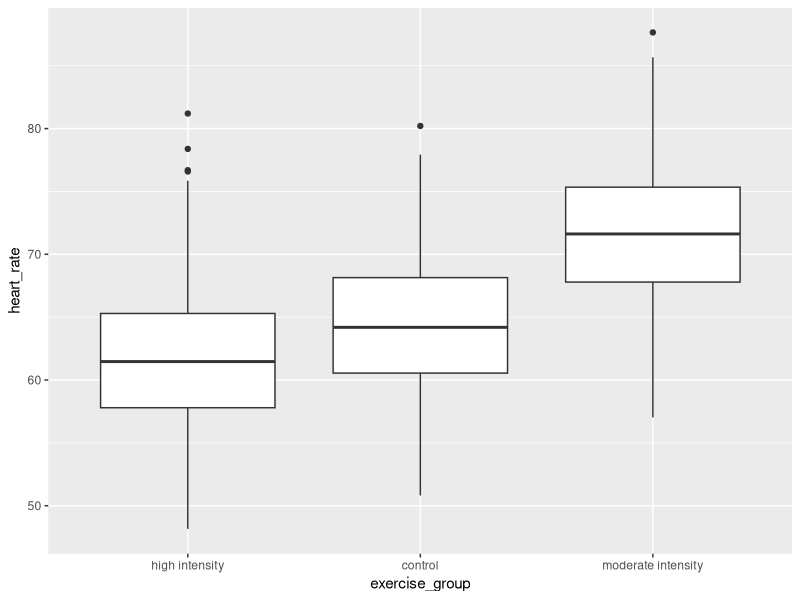
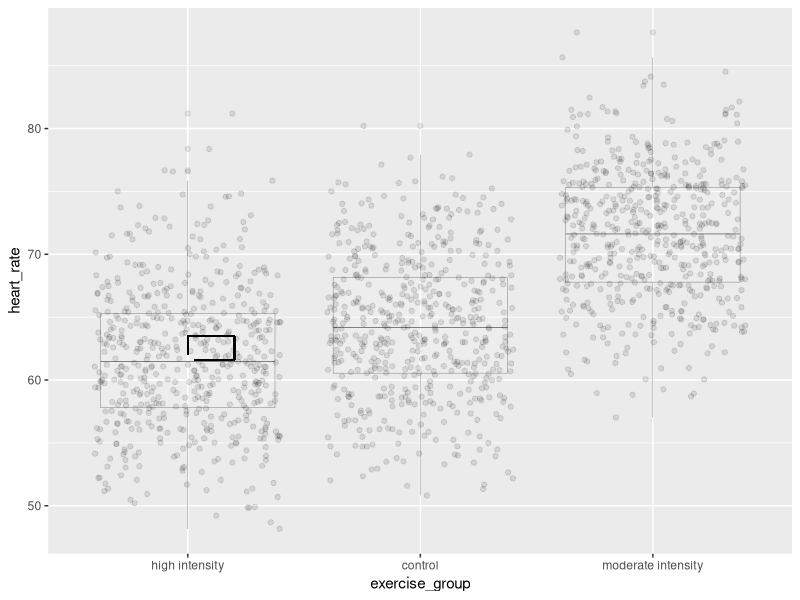
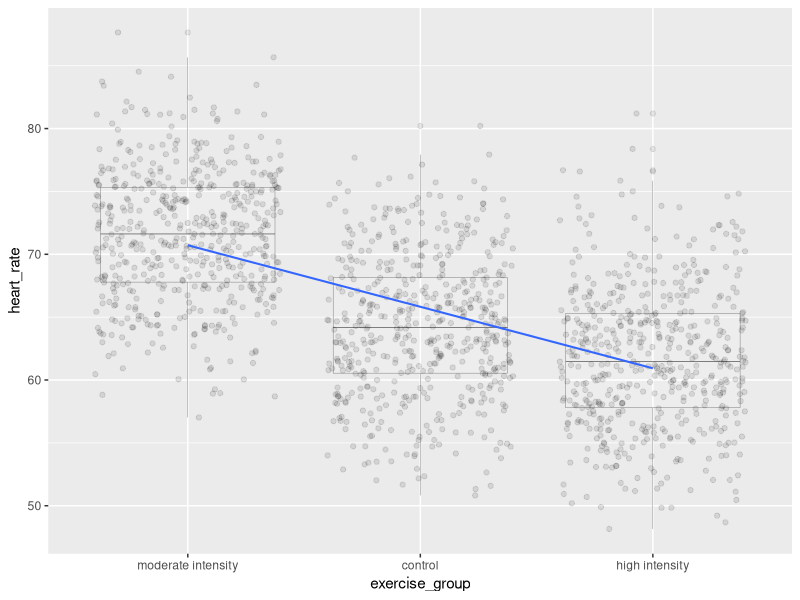

These figures' R source, in order:
## ---- chunk 1
library(tidyverse)
library(knitr)
library(kableExtra)
heart_rate <- read_csv("data/simulated_heart_rates.csv")
## ---- chunk 2
heart_rate %>% 
  mutate(exercise_group = fct_reorder(exercise_group,
                                      heart_rate,
                                      .fun='mean'))  %>% 
  ggplot(aes(exercise_group, heart_rate)) + 
  geom_boxplot()
## ---- chunk 3
anova(lm(heart_rate ~ exercise_group, data = heart_rate))
## ---- chunk 4
text_tbl <- data.frame('source of variation' = c('treatments', 
                                                 'error', 
                                                 'total'),
                       'Df' = c("$k - 1$", "$k(n - 1)$", "$nk - 1$"),
                       'Sum Sq' = c("$n\\sum(\\bar{y_i} - \\bar{y_.})^2$",
                                "$\\sum\\sum({y_{ij}} - \\bar{y_i})^2$",
                                "$\\sum\\sum({y_{ij}} - \\bar{y_.})^2$"),
                       'Mean Sq=Sum Sq/Df' = c("TMS", "EMS", "   "),
                       'F value' = c("TMS/EMS", "   ", "   "),
                       'prob(>F)' = c("p-value", "   ", "   ")
                       )
colnames(text_tbl) = c('source of variation', 'Df', 'Sum Sq', 
                       'Mean Sq=Sum Sq/Df', 'F value', 'prob(>F)')
kable(text_tbl,
      caption = 'ANOVA Table for Completely Randomized Design with One Treatment Factor with k levels and n Observations per Treatment') 
## ---- chunk 5
# these are the y_i
groupMeans <- heart_rate %>% 
  group_by(exercise_group) %>% 
  summarise(mean = mean(heart_rate))
groupMeans

# this is y.
overallMean <- heart_rate %>%
  summarise(mean = mean(heart_rate))
overallMean

# sum the squared differences and multiply the sum by n
((groupMeans$mean[1] - overallMean)^2 + 
    (groupMeans$mean[2] - overallMean)^2 + 
    (groupMeans$mean[3] - overallMean)^2) * 522
## ---- chunk 6
heart_rate %>% mutate(exercise_group = fct_reorder(exercise_group, 
                                                   heart_rate, 
                                                   .fun='mean'))  %>% 
  ggplot(aes(exercise_group, heart_rate)) + 
  geom_boxplot(alpha=0.1, linewidth=0.1) +
  geom_jitter(alpha=0.1) + 
  geom_segment(x=1, y = 62, xend = 1, yend = 63.5) + 
  geom_segment(x=1.2, y = 61.6, xend = 1.2, yend = 63.5) + 
  geom_segment(x=1.03, y = 61.6, xend = 1.201, yend = 61.6) + 
  geom_segment(x=1, y = 63.5, xend = 1.201, yend = 63.5)
## ---- chunk 7
heart_rate %>% mutate(exercise_group = fct_reorder(exercise_group, 
                                                   heart_rate, 
                                                   .fun='mean', 
                                                   .desc = TRUE))  %>% 
  ggplot(aes(exercise_group, heart_rate)) + 
  geom_boxplot(alpha=0.1, linewidth=0.1) +
  geom_jitter(alpha=0.1) +
  geom_smooth(method = "lm", 
              aes(group=1), 
              se=FALSE, 
              linewidth=0.7)
## ---- chunk 8
heart_rate %>% 
  group_by(exercise_group) %>% 
  summarise(mean = mean(heart_rate))
## ---- chunk 9
confint(lm(heart_rate ~ exercise_group, data = heart_rate))
## ---- chunk 10
lm(heart_rate ~ exercise_group, data = heart_rate)
## ---- chunk 11
### save the linear model as an object
model <- lm(heart_rate ~ exercise_group, data = heart_rate)
### predict heart rates for a new group of controls
predict(model, 
        data.frame(exercise_group = "control"), 
        interval = "prediction", 
        level = 0.95)
## ---- chunk 12
lm(heart_rate ~ exercise_group, data = heart_rate)
## ---- chunk 13
summary(lm(heart_rate ~ exercise_group + sex, data = heart_rate))
## ---- chunk 14
summary(lm(heart_rate ~ exercise_group + sex + age, data = heart_rate))
## ---- chunk 15
# delta = the observed effect size between groups
# sd = standard deviation
# significance level (Type 1 error probability or false positive rate) = 0.05
# type = two-sample t-test
# What is the minimum sample size we would need at 80% power?

controlMean <- heart_rate %>%
  filter(exercise_group == "control") %>%
  summarise(mean = mean(heart_rate)) 
moderateMean <- heart_rate %>%
  filter(exercise_group == "moderate intensity") %>%
  summarise(mean = mean(heart_rate)) 
delta <- controlMean - moderateMean
power.t.test(delta = delta[[1]], sd = sd(heart_rate$heart_rate), 
             sig.level = 0.05, type = "two.sample", power = 0.8)
